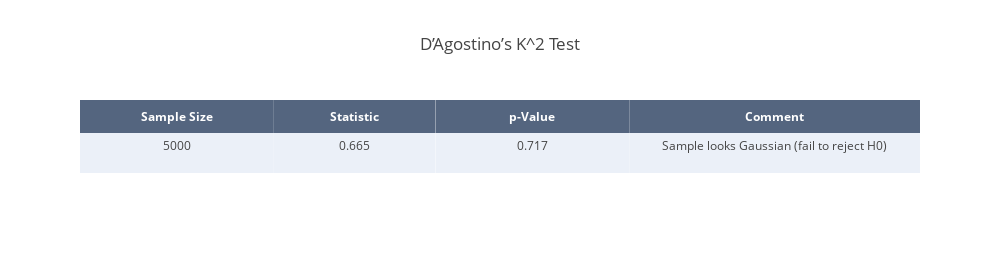

Write notebook code for a chart like this one.
### Markdown cell above
### D’Agostino’s K^2 Test
The D’Agostino-Pearson Omnibus Test (1973) computes summary statistics from the sample data to determine whether the data distribution deviates from the Gaussian distribution. Specifically, it first calculates the skewness and kurtosis to quantify how far the sample distribution deviates from the normal distribution in terms of asymmetry and shape. It then calculates to what extent each of these values differs from the value expected for a Gaussian distribution and calculates a single P value from the sum of these deviations.

### Code cell
# Normality test
test = "D’Agostino’s K^2 Test"
stat, p = normaltest(samples_i_t)

# Round results
stat = round(stat, 3)
p = round(p, 3)

# Interpre results
alpha = 0.05
if p > alpha:
    msg = 'Sample looks Gaussian (fail to reject H0)'
else:
    msg = "Sample does not look Gaussian (reject H0)"

# Create table
result_mat = [len(samples_i_t), stat, p, msg]

trace = go.Table(
    header=dict(values=['<b>Sample Size</b>', '<b>Statistic</b>', '<b>p-Value</b>', '<b>Comment</b>'],
                line = dict(width=0),
                fill = dict(color='rgba(42,63,95,0.8)'),
                align = 'center',
                font = dict(
                    color = '#ffffff',
                    size = 12
                )),
    cells=dict(values=np.array(result_mat).T,
               line = dict(width=0),
               fill = dict(color=[['#EBF0F8', '#ffffff', '#EBF0F8', '#ffffff']]),
               align = 'center',
               height = 40),
    columnwidth=[0.3, 0.25, 0.3, 0.45])
       
data = [trace]

layout = dict(title=test, height=260, width=1000)

norm_table = dict(data=data, layout=layout)

# Plot table
py.offline.iplot(norm_table)

### Figure 1 — Plotly figure (JSON) as saved in the notebook; plotly's stock layout.template omitted (floating-point values rounded to 4 significant figures)
{"data": [{"cells": {"align": "center", "fill": {"color": [["#EBF0F8", "#ffffff", "#EBF0F8", "#ffffff"]]}, "height": 40, "line": {"width": 0}, "values": ["5000", "0.665", "0.717", "Sample looks Gaussian (fail to reject H0)"]}, "columnwidth": [0.3, 0.25, 0.3, 0.45], "header": {"align": "center", "fill": {"color": "rgba(42,63,95,0.8)"}, "font": {"color": "#ffffff", "size": 12}, "line": {"width": 0}, "values": ["<b>Sample Size</b>", "<b>Statistic</b>", "<b>p-Value</b>", "<b>Comment</b>"]}, "type": "table", "uid": "bb4a88da-c7e9-4e26-a6c8-01b4cca3925a"}], "layout": {"height": 260, "title": {"text": "D’Agostino’s K^2 Test"}, "width": 1000}}
